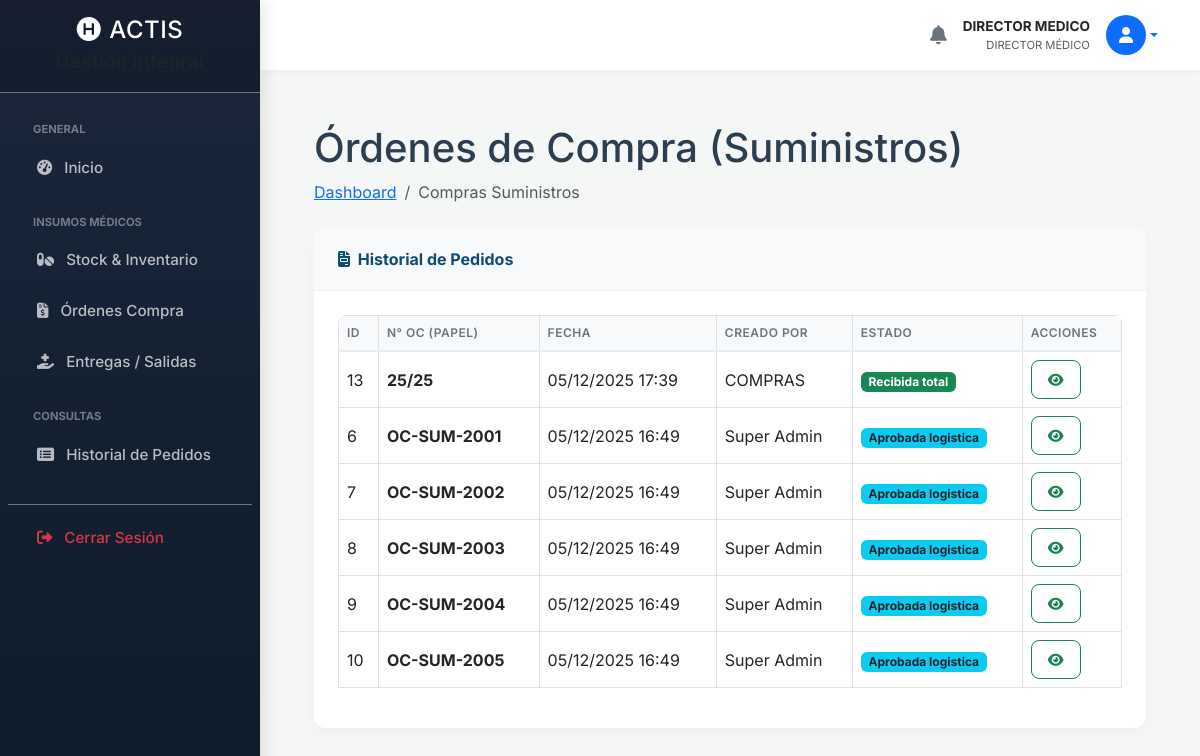
The page /suministros_compras.php (signed in) on the database its author committed.
### tables this page shows
CREATE TABLE `ordenes_compra` (
  `id` int(11) NOT NULL,
  `numero_oc` varchar(50) NOT NULL,
  `tipo_origen` enum('insumos','suministros') NOT NULL,
  `id_usuario_creador` int(11) NOT NULL,
  `estado` enum('pendiente_logistica','aprobada_logistica','rechazada','recibida_parcial','recibida_total') DEFAULT 'pendiente_logistica',
  `fecha_creacion` timestamp NULL DEFAULT current_timestamp(),
  `fecha_aprobacion` datetime DEFAULT NULL,
  `id_usuario_aprobador` int(11) DEFAULT NULL,
  `observaciones` text DEFAULT NULL
);

CREATE TABLE `usuarios` (
  `id` int(11) NOT NULL,
  `nombre_completo` varchar(100) NOT NULL,
  `email` varchar(100) NOT NULL,
  `destino` varchar(100) DEFAULT NULL,
  `servicio` varchar(100) DEFAULT NULL,
  `grado_militar` varchar(100) DEFAULT NULL,
  `rol_en_servicio` varchar(50) DEFAULT NULL,
  `telefono` varchar(50) DEFAULT NULL,
  `numero_interno` varchar(20) DEFAULT NULL,
  `password` varchar(255) NOT NULL,
  `firma_digital` varchar(255) DEFAULT NULL,
  `activo` tinyint(1) DEFAULT 1,
  `validado_por_admin` tinyint(1) DEFAULT 0,
  `created_at` timestamp NULL DEFAULT current_timestamp()
);

### suministros_compras.php (the view, shortened to what this page needs)
<?php
require 'db.php';
include 'includes/header.php';
include 'includes/sidebar.php';
include 'includes/navbar.php';
$sql = "SELECT oc.*, u.nombre_completo as creador
        FROM ordenes_compra oc
        JOIN usuarios u ON oc.id_usuario_creador = u.id
        WHERE oc.tipo_origen = 'suministros'
        ORDER BY oc.fecha_creacion DESC";
$stmt = $pdo->query($sql);
$ordenes = $stmt->fetchAll();
?>
<div class="container-fluid px-4">
    <h1 class="mt-4">Órdenes de Compra (Suministros)</h1>
    <ol class="breadcrumb mb-4">
        <li class="breadcrumb-item"><a href="dashboard.php">Dashboard</a></li>
        <li class="breadcrumb-item active">Compras Suministros</li>
    </ol>
    <div class="card mb-4">
        <div class="card-header d-flex justify-content-between align-items-center bg-light">
            <div><i class="fas fa-file-invoice me-1"></i> Historial de Pedidos</div>
        </div>
        <div class="card-body">
            <div class="table-responsive">
                <table class="table table-bordered table-hover">
                    <thead class="table-light">
                        <tr>
                            <th>ID</th>
                            <th>N° OC (Papel)</th>
                            <th>Fecha</th>
                            <th>Creado Por</th>
                            <th>Estado</th>
                            <th>Acciones</th>
                        </tr>
                    </thead>
                    <tbody>
                        <?php if (count($ordenes) > 0): ?>
                            <?php foreach ($ordenes as $oc): ?>
                                <?php
                                    $badge_class = 'bg-secondary';
                                    $estado_texto = ucfirst(str_replace('_', ' ', $oc['estado']));
                                    switch($oc['estado']) {
                                        case 'aprobada_logistica': $badge_class = 'bg-info text-dark'; break;
                                        case 'recibida_total': $badge_class = 'bg-success'; break;
                                    }
                                ?>
                                <tr>
                                    <td><?php echo $oc['id']; ?></td>
                                    <td class="fw-bold"><?php echo htmlspecialchars($oc['numero_oc']); ?></td>
                                    <td><?php echo date('d/m/Y H:i', strtotime($oc['fecha_creacion'])); ?></td>
                                    <td><?php echo htmlspecialchars($oc['creador']); ?></td>
                                    <td><span class="badge <?php echo $badge_class; ?>"><?php echo $estado_texto; ?></span></td>
                                    <td>
                                        <div class="btn-group" role="group">
                                            <a href="suministros_oc_ver.php?id=<?php echo $oc['id']; ?>" class="btn btn-sm btn-outline-success" title="Ver Detalles">
                                                <i class="fas fa-eye"></i>
                                            </a>
                                        </div>
                                    </td>
                                </tr>
                            <?php endforeach; ?>
                        <?php endif; ?>
                    </tbody>
                </table>
            </div>
        </div>
    </div>
</div>
<?php include 'includes/footer.php'; ?>

### header.php (shortened to what this page needs)
<?php
$nombre_usuario_global = $_SESSION['user_name'] ?? 'Usuario';
$roles_global = $_SESSION['user_roles'] ?? [];
$rol_principal_global = !empty($roles_global) ? $roles_global[0] : 'Sin Rol';
?>
<!DOCTYPE html>
<html lang="es">
<head>
    <link href="https://cdn.jsdelivr.net/npm/bootstrap@5.3.0/dist/css/bootstrap.min.css" rel="stylesheet">
    <link rel="stylesheet" href="https://cdnjs.cloudflare.com/ajax/libs/font-awesome/6.4.0/css/all.min.css">
</head>
<body>
    <div class="d-flex">

### sidebar.php (shortened to what this page needs)
<?php
$current_page = basename($_SERVER['PHP_SELF']);
if (!function_exists('hasRole')) {
    function hasRole($allowed_roles, $user_roles) {
        $intersection = array_intersect($allowed_roles, $user_roles);
        return count($intersection) > 0;
    }
}
$my_roles = $_SESSION['user_roles'] ?? [];
?>
<nav id="sidebar" class="sidebar d-none d-md-block bg-dark text-white">
    <div class="brand p-3 text-center border-bottom border-secondary">
        <h4 class="m-0"><i class="fas fa-hospital-symbol me-2"></i>ACTIS</h4>
        <small class="text-muted">Gestión Integral</small>
    </div>
    <ul class="list-unstyled components p-2">
        <li><div class="section-title">General</div></li>
        <li><a href="dashboard.php" class="<?php echo ($current_page == 'dashboard.php') ? 'active' : ''; ?>"><i class="fas fa-tachometer-alt me-2"></i> Inicio</a></li>
        <?php if (hasRole(['Administrador', 'Compras', 'Encargado Logística', 'Encargado Depósito Insumos', 'Auxiliar', 'Director Médico'], $my_roles)): ?>
        <li><div class="section-title">Insumos Médicos</div></li>
        <li><a href="insumos_stock.php" class="<?php echo ($current_page == 'insumos_stock.php') ? 'active' : ''; ?>"><i class="fas fa-pills me-2"></i> Stock & Inventario</a></li>
        <li><a href="insumos_compras.php" class="<?php echo ($current_page == 'insumos_compras.php') ? 'active' : ''; ?>"><i class="fas fa-file-invoice-dollar me-2"></i> Órdenes Compra</a></li>
        <li><a href="insumos_entregas.php" class="<?php echo ($current_page == 'insumos_entregas.php') ? 'active' : ''; ?>"><i class="fas fa-hand-holding-medical me-2"></i> Entregas / Salidas</a></li>
        <?php endif; ?>
        <li><div class="section-title">Consultas</div></li>
        <li>
            <a href="historial_pedidos.php" class="<?php echo ($current_page == 'historial_pedidos.php') ? 'active' : ''; ?>">
                <i class="fas fa-list-alt me-2"></i> Historial de Pedidos
            </a>
        </li>
        <li class="mt-4 border-top border-secondary pt-2">
            <a href="logout.php" class="text-danger"><i class="fas fa-sign-out-alt me-2"></i> Cerrar Sesión</a>
        </li>
    </ul>
</nav>

### navbar.php (shortened to what this page needs)
<div class="content-wrapper">
    <nav class="navbar navbar-expand-lg top-navbar">
        <div class="container-fluid">
            <div class="d-flex align-items-center ms-auto">
                <div class="dropdown me-3">
                    <a href="#" class="text-secondary position-relative" id="notifDropdown" data-bs-toggle="dropdown" aria-expanded="false" style="font-size: 1.2rem;">
                        <i class="fas fa-bell"></i>
                    </a>
                </div>
                <div class="dropdown">
                    <a href="#" class="d-flex align-items-center text-decoration-none dropdown-toggle" id="userDropdown" data-bs-toggle="dropdown">
                        <div class="d-flex flex-column text-end me-3 d-none d-sm-flex">
                            <span class="fw-bold text-dark" style="font-size: 0.85rem;"><?php echo htmlspecialchars($nombre_usuario_global); ?></span>
                            <small class="text-muted text-uppercase" style="font-size: 0.7rem;"><?php echo htmlspecialchars($rol_principal_global); ?></small>
                        </div>
                        <div class="rounded-circle bg-primary text-white d-flex align-items-center justify-content-center shadow-sm" style="width: 40px; height: 40px;"><i class="fas fa-user"></i></div>
                    </a>
                </div>
            </div>
        </div>
    </nav>
    <div class="main-content flex-grow-1">

### footer.php (shortened to what this page needs)
    </div> </div> <script src="https://cdn.jsdelivr.net/npm/bootstrap@5.3.0/dist/js/bootstrap.bundle.min.js"></script>
</body>
</html>

### header.php (style rules this page uses)
:root { --primary-color: #0f4c75; --secondary-color: #3282b8; --accent-color: #bbe1fa; --bg-color: #f4f7f6; --text-color: #2c3e50; --sidebar-width: 260px; }
body { background-color: var(--bg-color); font-family: 'Inter', sans-serif; color: var(--text-color); overflow-x: hidden; }
.sidebar { min-width: var(--sidebar-width); max-width: var(--sidebar-width); min-height: 100vh; background: linear-gradient(180deg, #1b263b 0%, #0d1b2a 100%); color: #fff; box-shadow: 4px 0 15px rgba(0,0,0,0.1); z-index: 1000; transition: all 0.3s; }
.sidebar .brand { padding: 25px 20px; text-align: center; background-color: rgba(0,0,0,0.2); font-weight: 700; font-size: 1.3rem; letter-spacing: 0.5px; border-bottom: 1px solid rgba(255,255,255,0.05); }
.sidebar ul.components { padding: 15px 0; }
.sidebar ul li a { padding: 14px 25px; display: block; color: rgba(255,255,255,0.7); text-decoration: none; font-size: 0.95rem; font-weight: 500; border-left: 4px solid transparent; transition: all 0.2s ease; }
.sidebar .section-title { color: rgba(255,255,255,0.4); font-size: 0.7rem; text-transform: uppercase; font-weight: 700; padding: 20px 25px 5px; }
.content-wrapper { width: 100%; display: flex; flex-direction: column; min-height: 100vh; }
.top-navbar { background: #fff; height: 70px; box-shadow: 0 2px 10px rgba(0,0,0,0.03); padding: 0 30px; z-index: 900; }
.card { border: none; border-radius: 12px; box-shadow: 0 5px 15px rgba(0,0,0,0.03); transition: transform 0.2s; background: #fff; margin-bottom: 1.5rem; overflow: hidden; }
.card-header { background-color: #fff; border-bottom: 1px solid #edf2f7; padding: 1.2rem 1.5rem; font-weight: 700; color: var(--primary-color); display: flex; align-items: center; justify-content: space-between; }
.card-body { padding: 1.5rem; }
.table-responsive { border-radius: 8px; }
.table thead th { background-color: #f8f9fa; color: #6c757d; font-weight: 600; text-transform: uppercase; font-size: 0.75rem; letter-spacing: 0.5px; border-bottom: 2px solid #e9ecef; white-space: nowrap; }
.table td { vertical-align: middle; }
.btn { border-radius: 8px; font-weight: 500; letter-spacing: 0.3px; padding: 0.5rem 1rem; }
.main-content { padding: 30px; flex: 1; }

### rows shown on the page
ordenes_compra: id "13", numero_oc "25/25", fecha_creacion "05/12/2025 17:39", id_usuario_creador.nombre_completo "COMPRAS", estado "Recibida total"
ordenes_compra: id "6", numero_oc "OC-SUM-2001", fecha_creacion "05/12/2025 16:49", id_usuario_creador.nombre_completo "Super Admin", estado "Aprobada logistica"
ordenes_compra: id "7", numero_oc "OC-SUM-2002", fecha_creacion "05/12/2025 16:49", id_usuario_creador.nombre_completo "Super Admin", estado "Aprobada logistica"
ordenes_compra: id "8", numero_oc "OC-SUM-2003", fecha_creacion "05/12/2025 16:49", id_usuario_creador.nombre_completo "Super Admin", estado "Aprobada logistica"
ordenes_compra: id "9", numero_oc "OC-SUM-2004", fecha_creacion "05/12/2025 16:49", id_usuario_creador.nombre_completo "Super Admin", estado "Aprobada logistica"
ordenes_compra: id "10", numero_oc "OC-SUM-2005", fecha_creacion "05/12/2025 16:49", id_usuario_creador.nombre_completo "Super Admin", estado "Aprobada logistica"

### other values the page prints
$nombre_usuario_global "DIRECTOR MEDICO"
$rol_principal_global "DIRECTOR MÉDICO"
